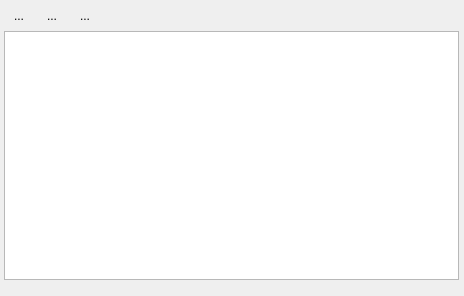
<?xml version="1.0" encoding="UTF-8"?>
<ui version="4.0">
 <class>frmSpr</class>
 <widget class="QWidget" name="frmSpr">
  <property name="geometry">
   <rect>
    <x>0</x>
    <y>0</y>
    <width>464</width>
    <height>296</height>
   </rect>
  </property>
  <property name="windowTitle">
   <string>Form</string>
  </property>
  <widget class="QWidget" name="horizontalLayoutWidget_2">
   <property name="geometry">
    <rect>
     <x>4</x>
     <y>4</y>
     <width>97</width>
     <height>24</height>
    </rect>
   </property>
   <layout class="QHBoxLayout" name="horizontalLayout_2">
    <item>
     <widget class="QToolButton" name="add_usluga">
      <property name="text">
       <string>...</string>
      </property>
      <property name="icon">
       <iconset resource="icons.qrc">
        <normaloff>:/res/icons/7.ico</normaloff>:/res/icons/7.ico</iconset>
      </property>
      <property name="checkable">
       <bool>false</bool>
      </property>
      <property name="autoRepeat">
       <bool>false</bool>
      </property>
      <property name="autoExclusive">
       <bool>false</bool>
      </property>
      <property name="popupMode">
       <enum>QToolButton::DelayedPopup</enum>
      </property>
      <property name="autoRaise">
       <bool>true</bool>
      </property>
     </widget>
    </item>
    <item>
     <widget class="QToolButton" name="edit_usluga">
      <property name="text">
       <string>...</string>
      </property>
      <property name="icon">
       <iconset resource="icons.qrc">
        <normaloff>:/res/icons/11.ico</normaloff>:/res/icons/11.ico</iconset>
      </property>
      <property name="checkable">
       <bool>false</bool>
      </property>
      <property name="autoRepeat">
       <bool>false</bool>
      </property>
      <property name="autoExclusive">
       <bool>false</bool>
      </property>
      <property name="autoRaise">
       <bool>true</bool>
      </property>
     </widget>
    </item>
    <item>
     <widget class="QToolButton" name="del_usluga">
      <property name="text">
       <string>...</string>
      </property>
      <property name="icon">
       <iconset resource="icons.qrc">
        <normaloff>:/res/icons/5.ico</normaloff>:/res/icons/5.ico</iconset>
      </property>
      <property name="checkable">
       <bool>false</bool>
      </property>
      <property name="autoRepeat">
       <bool>false</bool>
      </property>
      <property name="autoExclusive">
       <bool>false</bool>
      </property>
      <property name="autoRaise">
       <bool>true</bool>
      </property>
     </widget>
    </item>
   </layout>
  </widget>
  <widget class="QTableView" name="sprTable">
   <property name="geometry">
    <rect>
     <x>4</x>
     <y>31</y>
     <width>455</width>
     <height>249</height>
    </rect>
   </property>
   <property name="selectionBehavior">
    <enum>QAbstractItemView::SelectItems</enum>
   </property>
  </widget>
 </widget>
 <resources>
  <include location="icons.qrc"/>
 </resources>
 <connections/>
</ui>
